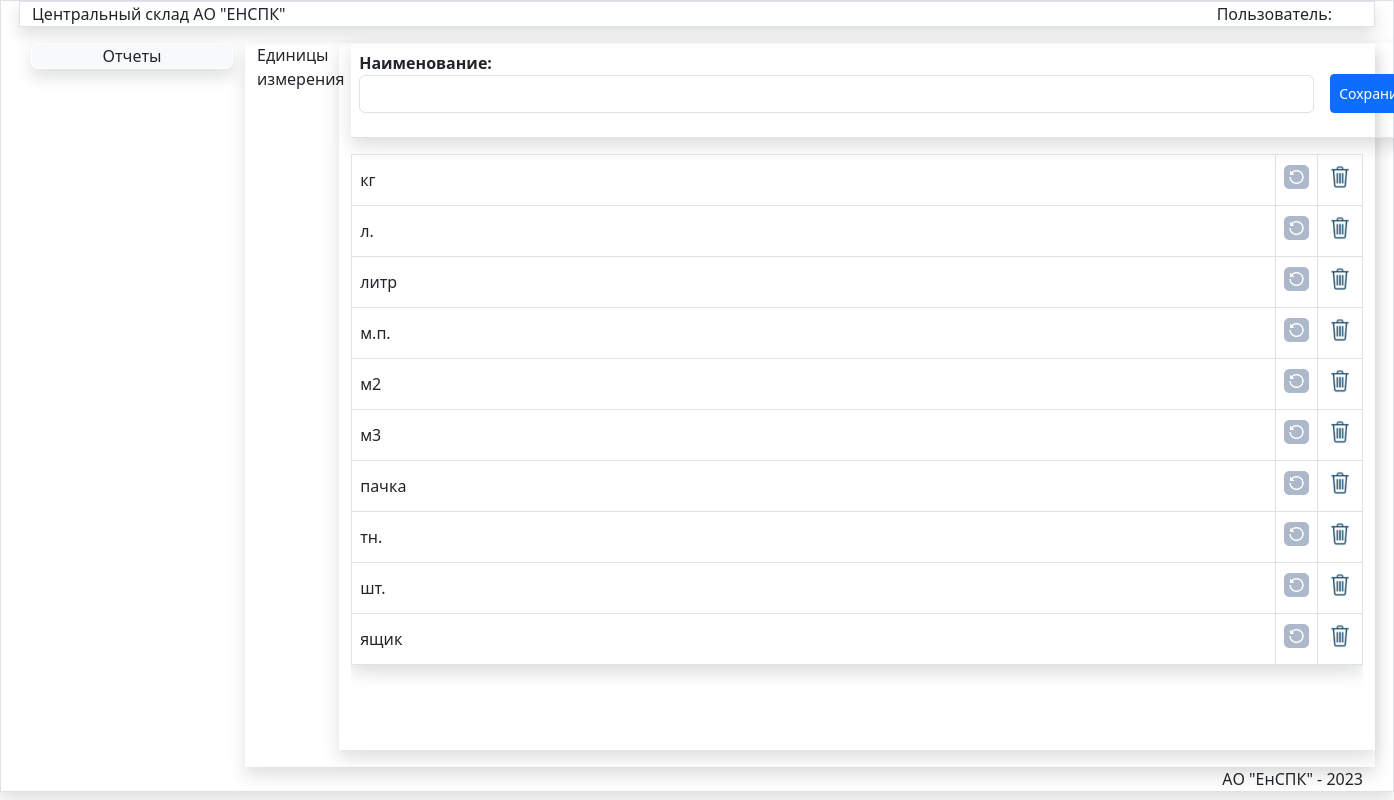
/unit/, run on the app's committed database.
### store/models.py (models this page shows, shortened)
class Unit(models.Model):
    title = models.CharField(max_length=100,verbose_name='Наименование',)
    class Meta:
        verbose_name='Единица измерения'
        verbose_name_plural='Единицы измерения'
        ordering=['title',]

### store/views.py (the view)
# urls.py: path('unit/', UnitList, name='UnitList'),
def UnitList(request):
   unit = Unit.objects.all()
   form=UnitForm()
   return render(request,'store/spr/SprList.html',{'title':"Единицы измерения",
   'unit':unit,'form':form,'pic_label':'Единицы измерения','url_name': reverse('SprSave'),
   'url_delete': reverse('SprDelete'),'url_update':reverse('SprUpdate')})

### store/forms.py
class UnitForm(forms.ModelForm):
   class Meta:
      model = Unit
      fields = ['title']
      widgets = {
      'title': forms.TextInput(attrs={'class':'form-control','style':'width:955px;','id':'idtitle'}),
      }

### store/templates/store/spr/SprList.html (shortened to what this page needs)
{% extends 'store/menu.html' %}
{% load static %}
{% block DataArea %}
<div class="row">
    <div class="col-md-1  ">{{pic_label}}</div>
<div class="col-md-11 mx-auto shadow">
<table class="table  shadow ">
 <thead>
    <tr>
      <th >
<form action={{url_name}} method="post" id="post-form">
        {{ form.as_p}}</th>
<th class="pt-4 "> <button type="submit" class="btn  btn-primary btn-sm mb-3 pt-2 pb-2 " id="savebtn">Сохранить</button>
</th>
    </tr>
  </thead>
</table>
  <div class="scrolltable">
<table class="table shadow table-bordered table-hover" id="data-table">
<tbody id="tbody">
    {% for item in unit %}
<tr>
<td style="width:960px; " class="align-middle">{{item.title}}</td>
<td class="text-center align-middle" ><input data-sid="{{item.pk}}" data-update="{{url_update}}" value="Update" type="image" class="btn-update" src="{% static '/images/update.png' %}" width="25px" > </td>
<td class="text-center align-middle" ><input data-sid="{{item.pk}}" data-del="{{url_delete}}" class="btn-del " value="Delete" type="image" src="{% static '/images/del.png' %}" width="28px"> </td>
</tr>
{% endfor %}
</tbody>
</table>
</div>
</div>
</div>
{% endblock DataArea %}

### store/static/css/my.css (style rules this page uses)
.scrolltable { display:block; overflow-y: auto; height:74.5vh; }

### data on the page
Unit: title "кг"
Unit: title "л."
Unit: title "литр"
Unit: title "м.п."
Unit: title "м2"
Unit: title "м3"
Unit: title "пачка"
Unit: title "тн."
Unit: title "шт."
Unit: title "ящик"

### other printed values
{{ pic_label }} "Единицы измерения"
